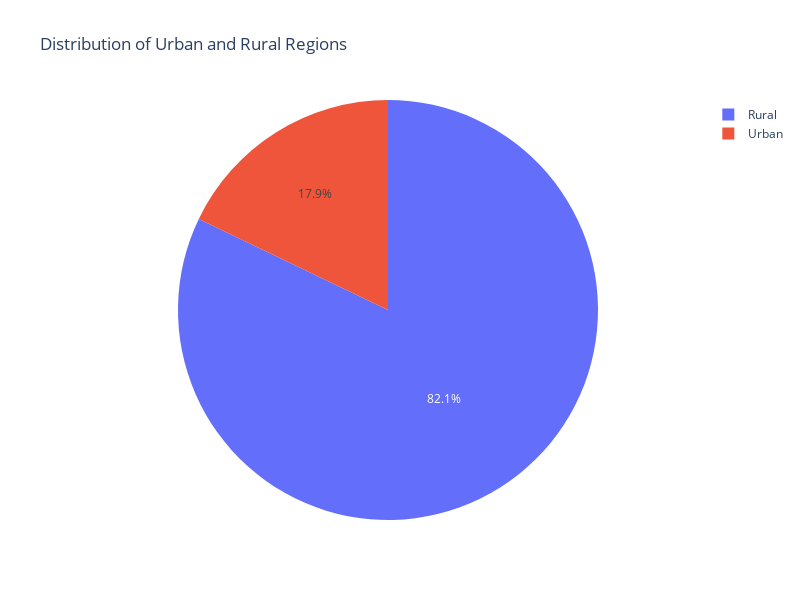

Notebook code cell kept with this figure:
### Code cell
urban_count = df_gm[df_gm['Mode_Area'] == 'Urban']['Region'].count()
rural_count = df_gm[df_gm['Mode_Area'] == 'Rural']['Region'].count()

labels = ['Urban', 'Rural']
values = [urban_count, rural_count]
df_pie = pd.DataFrame({'labels': labels, 'values': values})

fig = px.pie(df_pie, names='labels', values='values', title='Distribution of Urban and Rural Regions')

fig.update_layout(width=800, height=600)
fig.show()

### Figure 1 — Plotly figure (JSON) as saved in the notebook; plotly's stock layout.template omitted (floating-point values rounded to 4 significant figures)
{"data": [{"domain": {"x": [0, 1], "y": [0, 1]}, "hovertemplate": "labels=%{label}<br>value=%{value}<extra></extra>", "labels": ["Urban", "Rural"], "legendgroup": "", "name": "", "showlegend": true, "type": "pie", "values": [5, 23]}], "layout": {"height": 600, "legend": {"tracegroupgap": 0}, "title": {"text": "Distribution of Urban and Rural Regions"}, "width": 800}}
